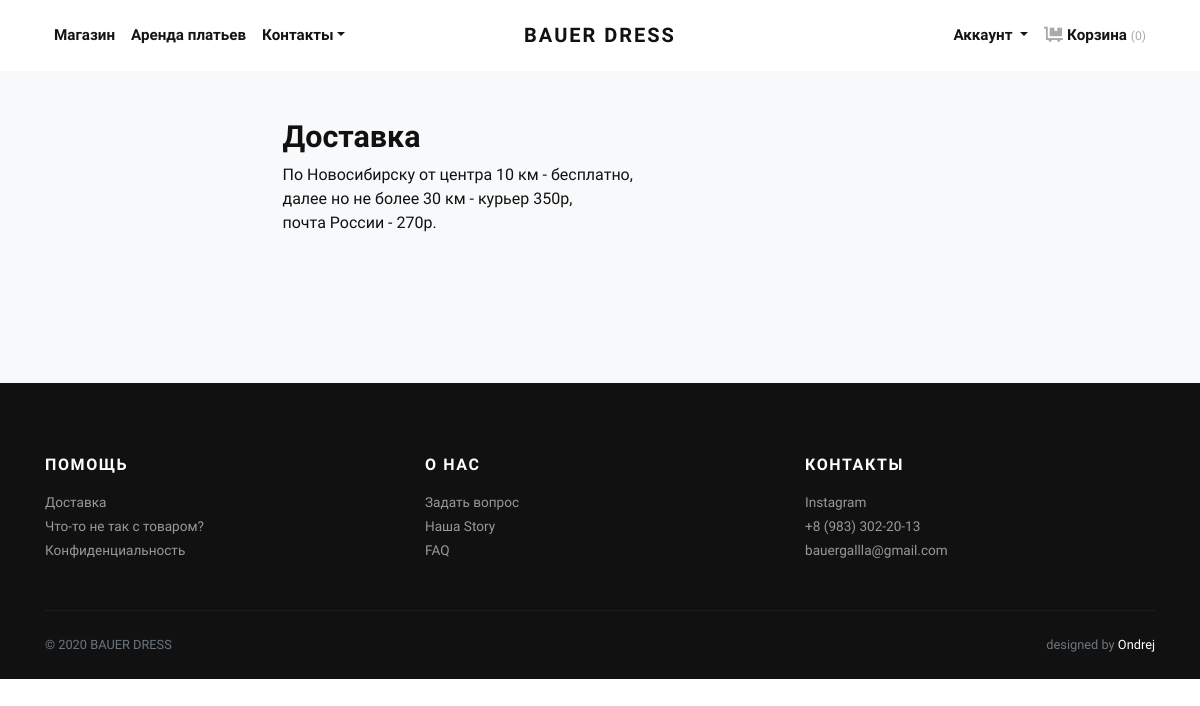
The page /info/delivery/ on the database its author committed.
### information/models.py (models this page shows, shortened)
class Delivery(models.Model):
	title = models.CharField(max_length=200, blank=False, verbose_name='Заголовок')
	content = RichTextField(blank=False, verbose_name='Контент')
	class Meta:
		verbose_name = "доставка"
		verbose_name_plural = "доставка"

### information/views.py (the view)
# urls.py: path('delivery/', views.delivery, name='delivery'),
def delivery(request):
	delivery = Delivery.objects.filter(title__isnull=False, content__isnull=False).last()
	return render(request, 'information/delivery.html', {'del': delivery})

### cart/cart.py (called while the page is built)
	def __len__(self):
		return sum(item['quantity'] for item in self.cart.values())

### cart/context_processors.py (called while the page is built)
def cart(request):
    return {'cart': Cart(request)}

### information/context_processors.py (called while the page is built)
def categories(request):
    return {
       'categories': Category.objects.all(),
    }

### wishlist/context_processors.py (called while the page is built)
def wishlist(request):
	if request.user.is_authenticated:
		try:
			wishlist = Wishlist.objects.get(user=request.user)
		except ObjectDoesNotExist:
			wishlist = Wishlist.objects.create(user=request.user)
		return {'wishlist': wishlist}
	else:
		return {'wishlist': None}

### information/templates/information/delivery.html (shortened to what this page needs)
{% extends 'shop/base.html' %}
{% load static %}
{% block content %}
<main class="main-content-wrapper">
    <div class="error-area pt--90 pt-xl--70 pb--120 pb-xl--100 pb-lg--95 pb-sm--90">
        <div class="container">
            <div class="row justify-content-center">
                <div class="col-xl-7 col-lg-8 text-left">
                    <div class="information mt-5 mb-5" style="padding-bottom: 100px;">
                        {% autoescape off %}
                        <h2>{{ del.title }}</h2>
                        {{ del.content }}
                        {% endautoescape %}
                    </div>
                </div>
            </div>
        </div>
    </div>
</main>
{% endblock %}

### shop/static/shop/css/style.blue.css (style rules this page uses)
body { font-family: "Libre Franklin", sans-serif; font-size: 1rem; font-weight: 400; line-height: 1.5; color: #111111; background-color: #fff; }
h1, h2, h3, h4, h5, h6, .h1, .h2, .h3, .h4, .h5, .h6 { margin-bottom: 0.5rem; font-family: inherit; font-weight: 900; line-height: 1.2; color: inherit; }
h2, .h2 { font-size: 1.9rem; }

### rows shown on the page
Delivery: title "Доставка", content "По Новосибирску от центра 10 км - бесплатно, далее но не более 30 км - курьер 350р, почта России - 270р."
